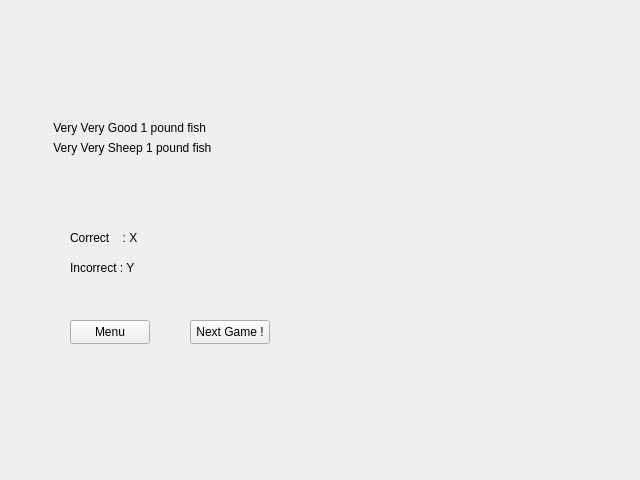
<?xml version="1.0" encoding="UTF-8"?>
<ui version="4.0">
 <class>Form</class>
 <widget class="QWidget" name="Form">
  <property name="geometry">
   <rect>
    <x>0</x>
    <y>0</y>
    <width>640</width>
    <height>480</height>
   </rect>
  </property>
  <property name="windowTitle">
   <string>Form</string>
  </property>
  <widget class="QPushButton" name="menuButton">
   <property name="geometry">
    <rect>
     <x>70</x>
     <y>320</y>
     <width>80</width>
     <height>24</height>
    </rect>
   </property>
   <property name="text">
    <string>Menu</string>
   </property>
  </widget>
  <widget class="QPushButton" name="nextGameButton">
   <property name="geometry">
    <rect>
     <x>190</x>
     <y>320</y>
     <width>80</width>
     <height>24</height>
    </rect>
   </property>
   <property name="text">
    <string>Next Game !</string>
   </property>
  </widget>
  <widget class="QLabel" name="correctLabel">
   <property name="geometry">
    <rect>
     <x>70</x>
     <y>230</y>
     <width>71</width>
     <height>16</height>
    </rect>
   </property>
   <property name="text">
    <string>Correct    : X</string>
   </property>
  </widget>
  <widget class="QLabel" name="incorrectLabel">
   <property name="geometry">
    <rect>
     <x>70</x>
     <y>260</y>
     <width>71</width>
     <height>16</height>
    </rect>
   </property>
   <property name="text">
    <string>Incorrect : Y</string>
   </property>
  </widget>
  <widget class="QLabel" name="label_3">
   <property name="geometry">
    <rect>
     <x>50</x>
     <y>120</y>
     <width>171</width>
     <height>16</height>
    </rect>
   </property>
   <property name="text">
    <string> Very Very Good 1 pound fish</string>
   </property>
  </widget>
  <widget class="QLabel" name="label_4">
   <property name="geometry">
    <rect>
     <x>50</x>
     <y>140</y>
     <width>171</width>
     <height>16</height>
    </rect>
   </property>
   <property name="text">
    <string> Very Very Sheep 1 pound fish</string>
   </property>
  </widget>
 </widget>
 <resources/>
 <connections/>
</ui>
